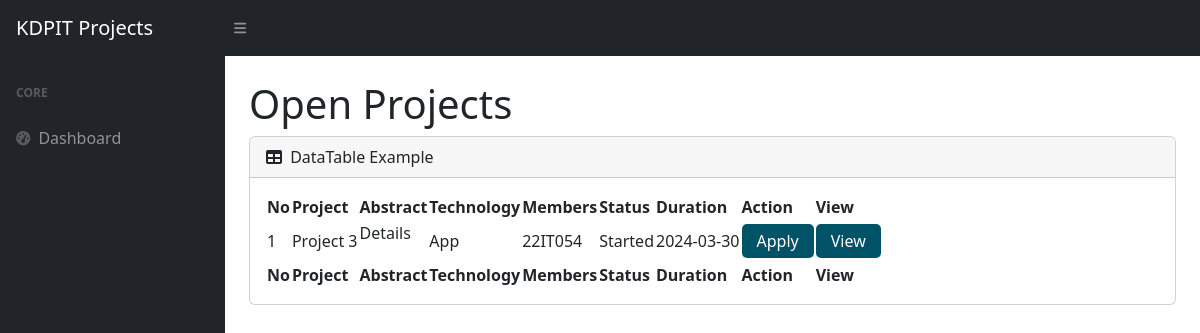
Screenshot of /Student/Open_projects.php (signed in) with the database file from the repository.
### tables this page shows
CREATE TABLE `openproject` (
  `id` int(11) NOT NULL,
  `f_id` int(11) NOT NULL,
  `projectName` varchar(255) NOT NULL,
  `projectTechnology` varchar(255) DEFAULT NULL,
  `projectMembers` varchar(255) DEFAULT NULL,
  `projectStatus` varchar(255) DEFAULT NULL,
  `projectDuration` varchar(255) DEFAULT NULL,
  `projectAbstract` text DEFAULT NULL,
  `technologyKeywords` varchar(255) DEFAULT NULL
);

### Student/Open_projects.php (the view, shortened to what this page needs)
<!DOCTYPE html>
<?php
include "Loading/databaseconnect.php";
?>
<html lang="en">
<head>
    <link href="https://cdn.jsdelivr.net/npm/simple-datatables@7.1.2/dist/style.min.css" rel="stylesheet" />
    <link href="./Student_css/styles.css" rel="stylesheet" />
</head>
<body class="sb-nav-fixed">
    <nav class="sb-topnav navbar navbar-expand navbar-dark bg-dark">
        <a class="navbar-brand ps-3" href="./dashboard_student.php">KDPIT Projects</a>
        <button class="btn btn-link btn-sm order-1 order-lg-0 me-4 me-lg-0" id="sidebarToggle" href="#!"><i
                class="fas fa-bars"></i></button>
    </nav>
    <div id="layoutSidenav">
        <div id="layoutSidenav_nav">
            <nav class="sb-sidenav accordion sb-sidenav-dark" id="sidenavAccordion">
                <div class="sb-sidenav-menu">
                    <div class="nav">
                        <div class="sb-sidenav-menu-heading">Core</div>
                        <a class="nav-link" href="./dashboard_student.php">
                            <div class="sb-nav-link-icon"><i class="fas fa-tachometer-alt"></i></div>
                            Dashboard
                        </a>
            </nav>
        </div>
        <div id="layoutSidenav_content">
            <main>
                <div class="container-fluid px-4">
                    <h1 class="mt-4">Open Projects</h1>
                    <div class="card mb-4">
                        <div class="card-header">
                            <i class="fas fa-table me-1"></i>
                            DataTable Example
                        </div>
                        <div class="card-body">
                            <table id="datatablesSimple">
                                <thead>
                                    <tr>
                                        <th>No</th>
                                        <th>Project</th>
                                        <th>Abstract</th>
                                        <th>Technology</th>
                                        <th>Members</th>
                                        <th>Status</th>
                                        <th>Duration</th>
                                        <th>Action</th>
                                        <th>View</th>
                                    </tr>
                                </thead>
                                <tfoot>
                                    <tr>
                                        <th>No</th>
                                        <th>Project</th>
                                        <th>Abstract</th>
                                        <th>Technology</th>
                                        <th>Members</th>
                                        <th>Status</th>
                                        <th>Duration</th>
                                        <th>Action</th>
                                        <th>View</th>
                                    </tr>
                                </tfoot>
                                <tbody class="actionbtn">
                                    <?php
                                    $query = "SELECT * FROM `openproject`";
                                    $result = mysqli_query($conn, $query);
                                    if ($result) {
                                        $projects = array();
                                        while ($row = mysqli_fetch_assoc($result)) {
                                            $projects[] = $row;
                                        }
                                    } else {
                                        $projects = array();
                                    }
                                    foreach ($projects as $index => $project) {
                                        $rowNumber = $index + 1;
                                        $projectName = $project['projectName'];
                                        $projectAbstract = $project['projectAbstract'];
                                        $projectTechnology = $project['projectTechnology'];
                                        $projectMembers = $project['projectMembers'];
                                        $projectStatus = $project['projectStatus'];
                                        $projectDuration = $project['projectDuration'];
                                        ?>
                                        <tr>
                                            <td id='no'>
                                                <?php echo $rowNumber; ?>
                                            </td>
                                            <td id='p_name'>
                                                <?php echo $projectName; ?>
                                            </td>
                                            <td id='projectAbstract'>
                                                <?php echo $projectAbstract; ?>
                                            </td>
                                            <td id='techonlogy'>
                                                <?php echo $projectTechnology; ?>
                                            </td>
                                            <td id='no_of_members'>
                                                <?php echo $projectMembers; ?>
                                            </td>
                                            <td id='status'>
                                                <?php echo $projectStatus; ?>
                                            </td>
                                            <td id='duration'>
                                                <?php echo $projectDuration; ?>
                                            </td>
                                            <td><button onclick="apply_project(this)">Apply</button></td>
                                            <td><button onclick="generatePDF(this)">View</button></td>
                                            <?php
                                    } ?>
                                    </tr>
                                </tbody>
                            </table>
                        </div>
                    </div>
                </div>
            </main>
        </div>
    </div>
</body>
</html>

### Student/Open_projects.php (style rules this page uses)
tbody td button { background-color: #005366; border: none; color: white; padding: 5px 15px; text-align: center; text-decoration: none; display: inline-block; font-size: 16px; border-radius: 5px; }

### rows the page displays
openproject: rowNumber "1", projectName "Project 3", projectAbstract "Details", projectTechnology "App", projectMembers "22IT054", projectStatus "Started", projectDuration "2024-03-30"
